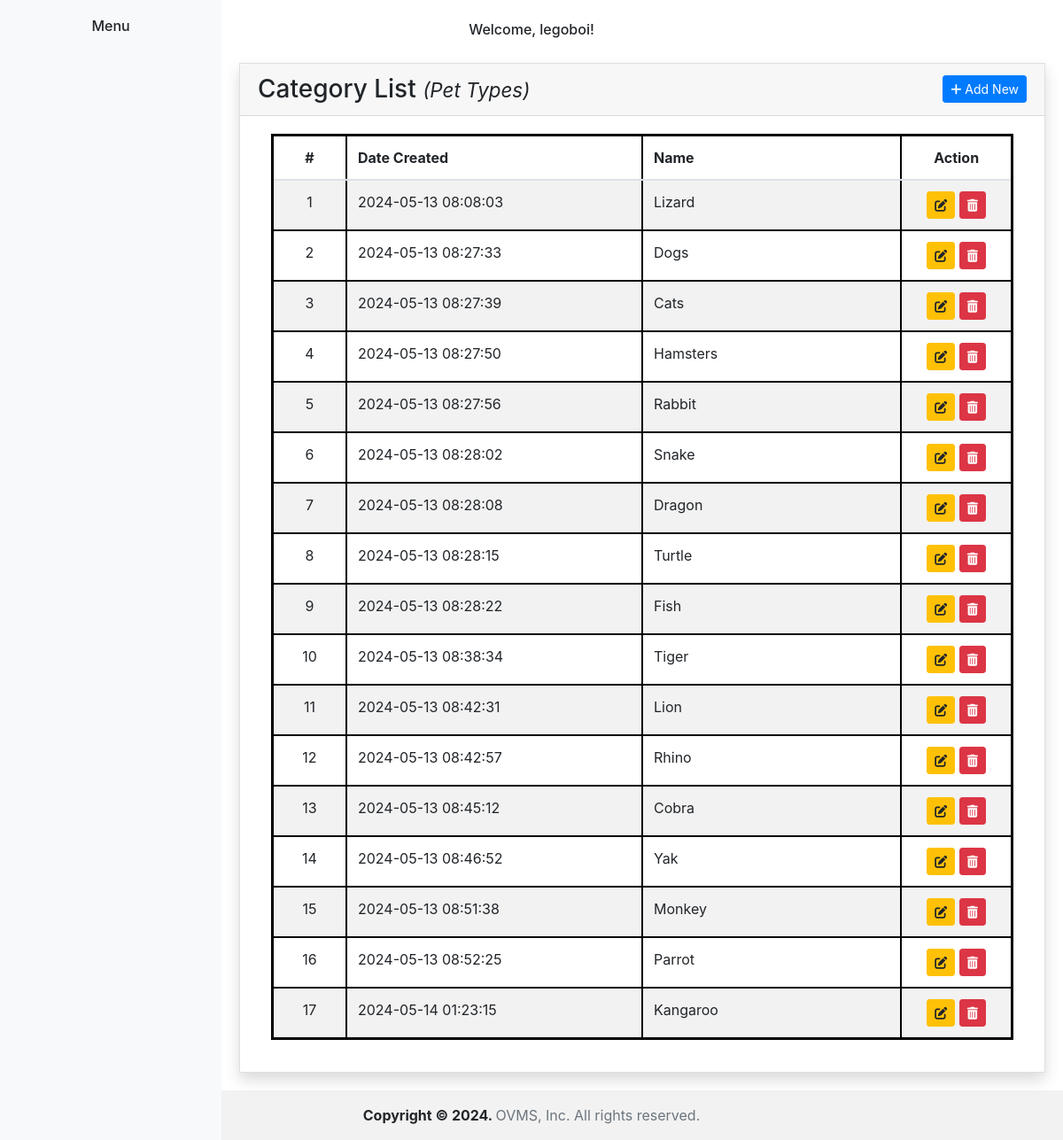
Screenshot of /admin-category.php (signed in) with the database file from the repository.
### tables this page shows
CREATE TABLE `category` (
  `id` int(10) NOT NULL,
  `name` text NOT NULL,
  `date_created` datetime NOT NULL,
  `date_updated` datetime NOT NULL
);

### admin-category.php (the view, shortened to what this page needs)
<?php include("includes/header.php"); ?>
<br>
<h6 class="text-center">Welcome, <?php echo $username; ?>!</h6>
<div class="content">
    <div class="card card-outline card-primary rounded-0 shadow">
        <div class="card-header d-flex justify-content-between">
            <h3 class="card-title">Category List <small><i>(Pet Types)</i></small></h3>
            <div class="card-tools">
                <button class="btn btn-sm btn-primary" data-toggle="modal" data-target="#addCategoryModal">
                    <i class="fas fa-plus"></i> Add New
                </button>
            </div>
        </div>
        <div class="card-body">
            <div class="container-fluid">
                <table class="table table-hover table-striped">
                    <colgroup>
                        <col width="10%">
                        <col width="40%">
                        <col width="35%">
                        <col width="15%">
                    </colgroup>
                    <thead>
                        <tr>
                            <th class="text-center">#</th>
                            <th>Date Created</th>
                            <th>Name</th>
                            <th class="text-center">Action</th>
                        </tr>
                    </thead>
                    <tbody>
                        <?php
                        require 'config.php';
                        $sql = "SELECT * FROM category";
                        $stmt = $pdo->query($sql);
                        $count = 1;
                        while ($row = $stmt->fetch(PDO::FETCH_ASSOC)) {
                            echo "<tr>";
                            echo "<td class='text-center'>" . $count++ . "</td>";
                            echo "<td>" . $row['date_created'] . "</td>";
                            echo "<td>" . $row['name'] . "</td>";
                            echo "<td class='text-center'>
                                    <button class='btn btn-sm btn-warning'><i class='fas fa-edit'></i></button>
                                    <button class='btn btn-sm btn-danger'><i class='fas fa-trash-alt'></i></button>
							  </td>";
                            echo "</tr>";
                        }
                        ?>
                    </tbody>
                </table>
            </div>
        </div>
    </div>
</div>
<?php include("includes/footer.php"); ?>

### includes/header.php (style rules this page uses)
.content { margin-left: 250px; padding: 20px; }

### admin-category.php (style rules this page uses)
.table { border: 3px solid black; }
.table th, .table td { border: 2px solid black; }
.card-title { margin-bottom: 0; }
.card-tools { display: flex; align-items: center; }

### rows the page displays
category: date_created "2024-05-13 08:08:03", name "Lizard"
category: date_created "2024-05-13 08:27:33", name "Dogs"
category: date_created "2024-05-13 08:27:39", name "Cats"
category: date_created "2024-05-13 08:27:50", name "Hamsters"
category: date_created "2024-05-13 08:27:56", name "Rabbit"
category: date_created "2024-05-13 08:28:02", name "Snake"
category: date_created "2024-05-13 08:28:08", name "Dragon"
category: date_created "2024-05-13 08:28:15", name "Turtle"
category: date_created "2024-05-13 08:28:22", name "Fish"
category: date_created "2024-05-13 08:38:34", name "Tiger"
category: date_created "2024-05-13 08:42:31", name "Lion"
category: date_created "2024-05-13 08:42:57", name "Rhino"
category: date_created "2024-05-13 08:45:12", name "Cobra"
category: date_created "2024-05-13 08:46:52", name "Yak"
category: date_created "2024-05-13 08:51:38", name "Monkey"
category: date_created "2024-05-13 08:52:25", name "Parrot"
category: date_created "2024-05-14 01:23:15", name "Kangaroo"

### other values shown
$username "legoboi"
